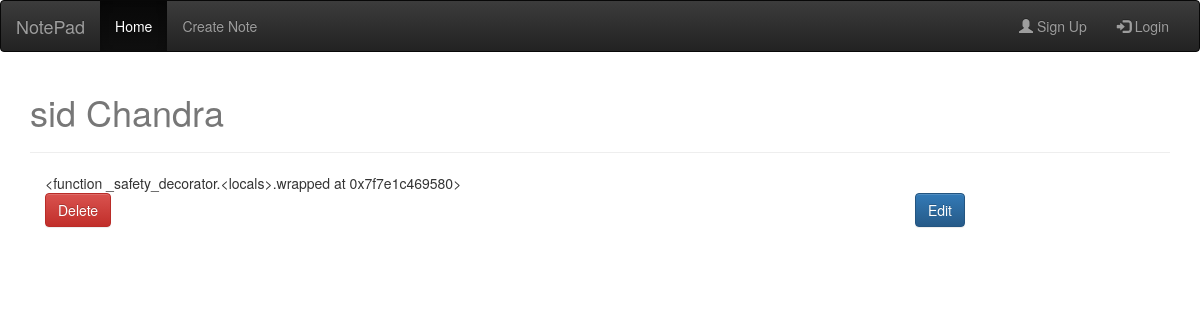
The app's page /sid-chandra/ (signed in) with its own data.
### Note/models.py (models this page shows, shortened)
class Note(models.Model):
	title=models.CharField(max_length=100)
	content=models.TextField()
	user=models.ForeignKey(settings.AUTH_USER_MODEL,default=1)
	slug=models.SlugField(unique=True)
	updated=models.DateTimeField(auto_now=True,auto_now_add=False)
	timestamp=models.DateTimeField(auto_now=False,auto_now_add=True)
	publish=models.DateField(auto_now=False,auto_now_add=False)
	def get_absolute_url_edit(self):
		return reverse("notes:update",kwargs={"slug": self.slug})
	def get_absolute_url_del(self):
		return reverse("notes:delete",kwargs={"slug": self.slug})
	class Meta:
		ordering=["timestamp"]
	def get_markdown(self):
		content=self.content
		markdown_text= markdown(content)
		return mark_safe(markdown_text)

### Note/views.py (the view)
# urls.py: url(r'^(?P<slug>[\w-]+)/$',note_detail,name='detail'),
def note_detail(request,slug=None):
	instance=get_object_or_404(Note,slug=slug)
	context={
		"title":instance.title,
		"instance":instance,
	}
	return render(request,"note_detail.html",context)

### template/note_detail.html (shortened to what this page needs)
{% extends "base.html" %}
{% block content %}
<div class='col-sm-6-sm-offset-3'>
<h1>{{title}}</h1><hr/>
<div class="col-sm-10">
	<div class='content-markdown'>
		{{instance.get_markdown}}
	</div>
	<a href="{{instance.get_absolute_url_del}}"class=" btn btn-danger" role="button">Delete</a>
	<a href="{{instance.get_absolute_url_edit}}"class=" pull-right btn btn-primary" role="button">Edit</a>
</div>
{% endblock content %}

### static/css.css (style rules this page uses)
h1 { color:#777777; }

### records on screen
Note: title "sid Chandra", get_markdown "<function _safety_decorator.<locals>.wrapped at 0x7f7e1c469580>"
